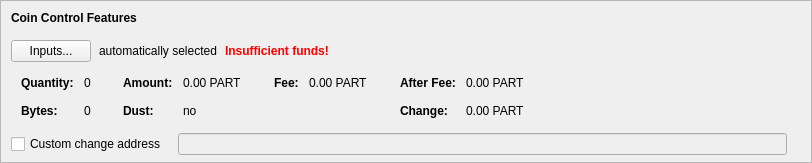
    <widget class="QFrame" name="frameCoinControl">
     <property name="sizePolicy">
      <sizepolicy hsizetype="Expanding" vsizetype="Expanding">
       <horstretch>0</horstretch>
       <verstretch>0</verstretch>
      </sizepolicy>
     </property>
     <property name="maximumSize">
      <size>
       <width>16777215</width>
       <height>16777215</height>
      </size>
     </property>
     <property name="frameShape">
      <enum>QFrame::StyledPanel</enum>
     </property>
     <property name="frameShadow">
      <enum>QFrame::Sunken</enum>
     </property>
     <layout class="QVBoxLayout" name="verticalLayoutCoinControl2">
      <property name="spacing">
       <number>0</number>
      </property>
      <property name="leftMargin">
       <number>0</number>
      </property>
      <property name="topMargin">
       <number>0</number>
      </property>
      <property name="rightMargin">
       <number>0</number>
      </property>
      <property name="bottomMargin">
       <number>6</number>
      </property>
      <item>
       <layout class="QVBoxLayout" name="verticalLayoutCoinControl" stretch="0,0,0,0,1">
        <property name="spacing">
         <number>0</number>
        </property>
        <property name="leftMargin">
         <number>10</number>
        </property>
        <property name="topMargin">
         <number>10</number>
        </property>
        <item>
         <layout class="QHBoxLayout" name="horizontalLayoutCoinControl1">
          <property name="bottomMargin">
           <number>15</number>
          </property>
          <item>
           <widget class="QLabel" name="labelCoinControlFeatures">
            <property name="sizePolicy">
             <sizepolicy hsizetype="Preferred" vsizetype="Maximum">
              <horstretch>0</horstretch>
              <verstretch>0</verstretch>
             </sizepolicy>
            </property>
            <property name="font">
             <font>
              <weight>75</weight>
              <bold>true</bold>
             </font>
            </property>
            <property name="styleSheet">
             <string notr="true">font-weight:bold;</string>
            </property>
            <property name="text">
             <string>Coin Control Features</string>
            </property>
           </widget>
          </item>
         </layout>
        </item>
        <item>
         <layout class="QHBoxLayout" name="horizontalLayoutCoinControl2" stretch="0,0,0,0">
          <property name="spacing">
           <number>8</number>
          </property>
          <property name="bottomMargin">
           <number>10</number>
          </property>
          <item>
           <widget class="QPushButton" name="pushButtonCoinControl">
            <property name="styleSheet">
             <string notr="true"/>
            </property>
            <property name="text">
             <string>Inputs...</string>
            </property>
            <property name="autoDefault">
             <bool>false</bool>
            </property>
           </widget>
          </item>
          <item>
           <widget class="QLabel" name="labelCoinControlAutomaticallySelected">
            <property name="text">
             <string>automatically selected</string>
            </property>
            <property name="margin">
             <number>5</number>
            </property>
           </widget>
          </item>
          <item>
           <widget class="QLabel" name="labelCoinControlInsuffFunds">
            <property name="font">
             <font>
              <weight>75</weight>
              <bold>true</bold>
             </font>
            </property>
            <property name="styleSheet">
             <string notr="true">color:red;font-weight:bold;</string>
            </property>
            <property name="text">
             <string>Insufficient funds!</string>
            </property>
            <property name="margin">
             <number>5</number>
            </property>
           </widget>
          </item>
          <item>
           <spacer name="horizontalSpacerCoinControl">
            <property name="orientation">
             <enum>Qt::Horizontal</enum>
            </property>
            <property name="sizeHint" stdset="0">
             <size>
              <width>40</width>
              <height>1</height>
             </size>
            </property>
           </spacer>
          </item>
         </layout>
        </item>
        <item>
         <widget class="QWidget" name="widgetCoinControl" native="true">
          <property name="sizePolicy">
           <sizepolicy hsizetype="Preferred" vsizetype="Preferred">
            <horstretch>0</horstretch>
            <verstretch>0</verstretch>
           </sizepolicy>
          </property>
          <property name="minimumSize">
           <size>
            <width>0</width>
            <height>0</height>
           </size>
          </property>
          <property name="styleSheet">
           <string notr="true"/>
          </property>
          <layout class="QHBoxLayout" name="horizontalLayoutCoinControl5">
           <property name="leftMargin">
            <number>0</number>
           </property>
           <property name="topMargin">
            <number>0</number>
           </property>
           <property name="rightMargin">
            <number>0</number>
           </property>
           <property name="bottomMargin">
            <number>0</number>
           </property>
           <item>
            <layout class="QHBoxLayout" name="horizontalLayoutCoinControl3" stretch="0,0,0,1">
             <property name="spacing">
              <number>20</number>
             </property>
             <property name="topMargin">
              <number>0</number>
             </property>
             <property name="bottomMargin">
              <number>10</number>
             </property>
             <item>
              <layout class="QFormLayout" name="formLayoutCoinControl1">
               <property name="horizontalSpacing">
                <number>10</number>
               </property>
               <property name="verticalSpacing">
                <number>14</number>
               </property>
               <property name="leftMargin">
                <number>10</number>
               </property>
               <property name="topMargin">
                <number>4</number>
               </property>
               <property name="rightMargin">
                <number>6</number>
               </property>
               <item row="0" column="0">
                <widget class="QLabel" name="labelCoinControlQuantityText">
                 <property name="font">
                  <font>
                   <weight>75</weight>
                   <bold>true</bold>
                  </font>
                 </property>
                 <property name="text">
                  <string>Quantity:</string>
                 </property>
                 <property name="margin">
                  <number>0</number>
                 </property>
                </widget>
               </item>
               <item row="0" column="1">
                <widget class="QLabel" name="labelCoinControlQuantity">
                 <property name="cursor">
                  <cursorShape>IBeamCursor</cursorShape>
                 </property>
                 <property name="contextMenuPolicy">
                  <enum>Qt::ActionsContextMenu</enum>
                 </property>
                 <property name="text">
                  <string notr="true">0</string>
                 </property>
                 <property name="margin">
                  <number>0</number>
                 </property>
                 <property name="textInteractionFlags">
                  <set>Qt::LinksAccessibleByMouse|Qt::TextSelectableByKeyboard|Qt::TextSelectableByMouse</set>
                 </property>
                </widget>
               </item>
               <item row="1" column="0">
                <widget class="QLabel" name="labelCoinControlBytesText">
                 <property name="font">
                  <font>
                   <weight>75</weight>
                   <bold>true</bold>
                  </font>
                 </property>
                 <property name="text">
                  <string>Bytes:</string>
                 </property>
                </widget>
               </item>
               <item row="1" column="1">
                <widget class="QLabel" name="labelCoinControlBytes">
                 <property name="cursor">
                  <cursorShape>IBeamCursor</cursorShape>
                 </property>
                 <property name="contextMenuPolicy">
                  <enum>Qt::ActionsContextMenu</enum>
                 </property>
                 <property name="text">
                  <string notr="true">0</string>
                 </property>
                 <property name="textInteractionFlags">
                  <set>Qt::LinksAccessibleByMouse|Qt::TextSelectableByKeyboard|Qt::TextSelectableByMouse</set>
                 </property>
                </widget>
               </item>
              </layout>
             </item>
             <item>
              <layout class="QFormLayout" name="formLayoutCoinControl2">
               <property name="horizontalSpacing">
                <number>10</number>
               </property>
               <property name="verticalSpacing">
                <number>14</number>
               </property>
               <property name="leftMargin">
                <number>6</number>
               </property>
               <property name="topMargin">
                <number>4</number>
               </property>
               <property name="rightMargin">
                <number>6</number>
               </property>
               <item row="0" column="0">
                <widget class="QLabel" name="labelCoinControlAmountText">
                 <property name="font">
                  <font>
                   <weight>75</weight>
                   <bold>true</bold>
                  </font>
                 </property>
                 <property name="text">
                  <string>Amount:</string>
                 </property>
                 <property name="margin">
                  <number>0</number>
                 </property>
                </widget>
               </item>
               <item row="0" column="1">
                <widget class="QLabel" name="labelCoinControlAmount">
                 <property name="cursor">
                  <cursorShape>IBeamCursor</cursorShape>
                 </property>
                 <property name="contextMenuPolicy">
                  <enum>Qt::ActionsContextMenu</enum>
                 </property>
                 <property name="text">
                  <string notr="true">0.00 PART</string>
                 </property>
                 <property name="textInteractionFlags">
                  <set>Qt::LinksAccessibleByMouse|Qt::TextSelectableByKeyboard|Qt::TextSelectableByMouse</set>
                 </property>
                </widget>
               </item>
               <item row="1" column="0">
                <widget class="QLabel" name="labelCoinControlLowOutputText">
                 <property name="font">
                  <font>
                   <weight>75</weight>
                   <bold>true</bold>
                  </font>
                 </property>
                 <property name="text">
                  <string>Dust:</string>
                 </property>
                </widget>
               </item>
               <item row="1" column="1">
                <widget class="QLabel" name="labelCoinControlLowOutput">
                 <property name="cursor">
                  <cursorShape>IBeamCursor</cursorShape>
                 </property>
                 <property name="contextMenuPolicy">
                  <enum>Qt::ActionsContextMenu</enum>
                 </property>
                 <property name="text">
                  <string notr="true">no</string>
                 </property>
                 <property name="textInteractionFlags">
                  <set>Qt::LinksAccessibleByMouse|Qt::TextSelectableByKeyboard|Qt::TextSelectableByMouse</set>
                 </property>
                </widget>
               </item>
              </layout>
             </item>
             <item>
              <layout class="QFormLayout" name="formLayoutCoinControl3">
               <property name="horizontalSpacing">
                <number>10</number>
               </property>
               <property name="verticalSpacing">
                <number>14</number>
               </property>
               <property name="leftMargin">
                <number>6</number>
               </property>
               <property name="topMargin">
                <number>4</number>
               </property>
               <property name="rightMargin">
                <number>6</number>
               </property>
               <item row="0" column="0">
                <widget class="QLabel" name="labelCoinControlFeeText">
                 <property name="font">
                  <font>
                   <weight>75</weight>
                   <bold>true</bold>
                  </font>
                 </property>
                 <property name="text">
                  <string>Fee:</string>
                 </property>
                 <property name="margin">
                  <number>0</number>
                 </property>
                </widget>
               </item>
               <item row="0" column="1">
                <widget class="QLabel" name="labelCoinControlFee">
                 <property name="cursor">
                  <cursorShape>IBeamCursor</cursorShape>
                 </property>
                 <property name="contextMenuPolicy">
                  <enum>Qt::ActionsContextMenu</enum>
                 </property>
                 <property name="text">
                  <string notr="true">0.00 PART</string>
                 </property>
                 <property name="textInteractionFlags">
                  <set>Qt::LinksAccessibleByMouse|Qt::TextSelectableByKeyboard|Qt::TextSelectableByMouse</set>
                 </property>
                </widget>
               </item>
              </layout>
             </item>
             <item>
              <layout class="QFormLayout" name="formLayoutCoinControl4">
               <property name="horizontalSpacing">
                <number>10</number>
               </property>
               <property name="verticalSpacing">
                <number>14</number>
               </property>
               <property name="leftMargin">
                <number>6</number>
               </property>
               <property name="topMargin">
                <number>4</number>
               </property>
               <property name="rightMargin">
                <number>6</number>
               </property>
               <item row="0" column="0">
                <widget class="QLabel" name="labelCoinControlAfterFeeText">
                 <property name="font">
                  <font>
                   <weight>75</weight>
                   <bold>true</bold>
                  </font>
                 </property>
                 <property name="text">
                  <string>After Fee:</string>
                 </property>
                 <property name="margin">
                  <number>0</number>
                 </property>
                </widget>
               </item>
               <item row="0" column="1">
                <widget class="QLabel" name="labelCoinControlAfterFee">
                 <property name="cursor">
                  <cursorShape>IBeamCursor</cursorShape>
                 </property>
                 <property name="contextMenuPolicy">
                  <enum>Qt::ActionsContextMenu</enum>
                 </property>
                 <property name="text">
                  <string notr="true">0.00 PART</string>
                 </property>
                 <property name="textInteractionFlags">
                  <set>Qt::LinksAccessibleByMouse|Qt::TextSelectableByKeyboard|Qt::TextSelectableByMouse</set>
                 </property>
                </widget>
               </item>
               <item row="1" column="0">
                <widget class="QLabel" name="labelCoinControlChangeText">
                 <property name="font">
                  <font>
                   <weight>75</weight>
                   <bold>true</bold>
                  </font>
                 </property>
                 <property name="text">
                  <string>Change:</string>
                 </property>
                </widget>
               </item>
               <item row="1" column="1">
                <widget class="QLabel" name="labelCoinControlChange">
                 <property name="cursor">
                  <cursorShape>IBeamCursor</cursorShape>
                 </property>
                 <property name="contextMenuPolicy">
                  <enum>Qt::ActionsContextMenu</enum>
                 </property>
                 <property name="text">
                  <string notr="true">0.00 PART</string>
                 </property>
                 <property name="textInteractionFlags">
                  <set>Qt::LinksAccessibleByMouse|Qt::TextSelectableByKeyboard|Qt::TextSelectableByMouse</set>
                 </property>
                </widget>
               </item>
              </layout>
             </item>
            </layout>
           </item>
          </layout>
         </widget>
        </item>
        <item>
         <layout class="QHBoxLayout" name="horizontalLayoutCoinControl4" stretch="0,0,0">
          <property name="spacing">
           <number>12</number>
          </property>
          <property name="sizeConstraint">
           <enum>QLayout::SetDefaultConstraint</enum>
          </property>
          <property name="topMargin">
           <number>5</number>
          </property>
          <property name="rightMargin">
           <number>5</number>
          </property>
          <item>
           <widget class="QCheckBox" name="checkBoxCoinControlChange">
            <property name="toolTip">
             <string>If this is activated, but the change address is empty or invalid, change will be sent to a newly generated address.</string>
            </property>
            <property name="text">
             <string>Custom change address</string>
            </property>
           </widget>
          </item>
          <item>
           <widget class="QValidatedLineEdit" name="lineEditCoinControlChange">
            <property name="enabled">
             <bool>false</bool>
            </property>
            <property name="sizePolicy">
             <sizepolicy hsizetype="Expanding" vsizetype="Fixed">
              <horstretch>0</horstretch>
              <verstretch>0</verstretch>
             </sizepolicy>
            </property>
           </widget>
          </item>
          <item>
           <widget class="QLabel" name="labelCoinControlChangeLabel">
            <property name="sizePolicy">
             <sizepolicy hsizetype="Preferred" vsizetype="Expanding">
              <horstretch>0</horstretch>
              <verstretch>0</verstretch>
             </sizepolicy>
            </property>
            <property name="minimumSize">
             <size>
              <width>0</width>
              <height>0</height>
             </size>
            </property>
            <property name="text">
             <string/>
            </property>
            <property name="margin">
             <number>3</number>
            </property>
           </widget>
          </item>
         </layout>
        </item>
        <item>
         <spacer name="verticalSpacerCoinControl">
          <property name="orientation">
           <enum>Qt::Vertical</enum>
          </property>
          <property name="sizeHint" stdset="0">
           <size>
            <width>800</width>
            <height>1</height>
           </size>
          </property>
         </spacer>
        </item>
       </layout>
      </item>
     </layout>
    </widget>
